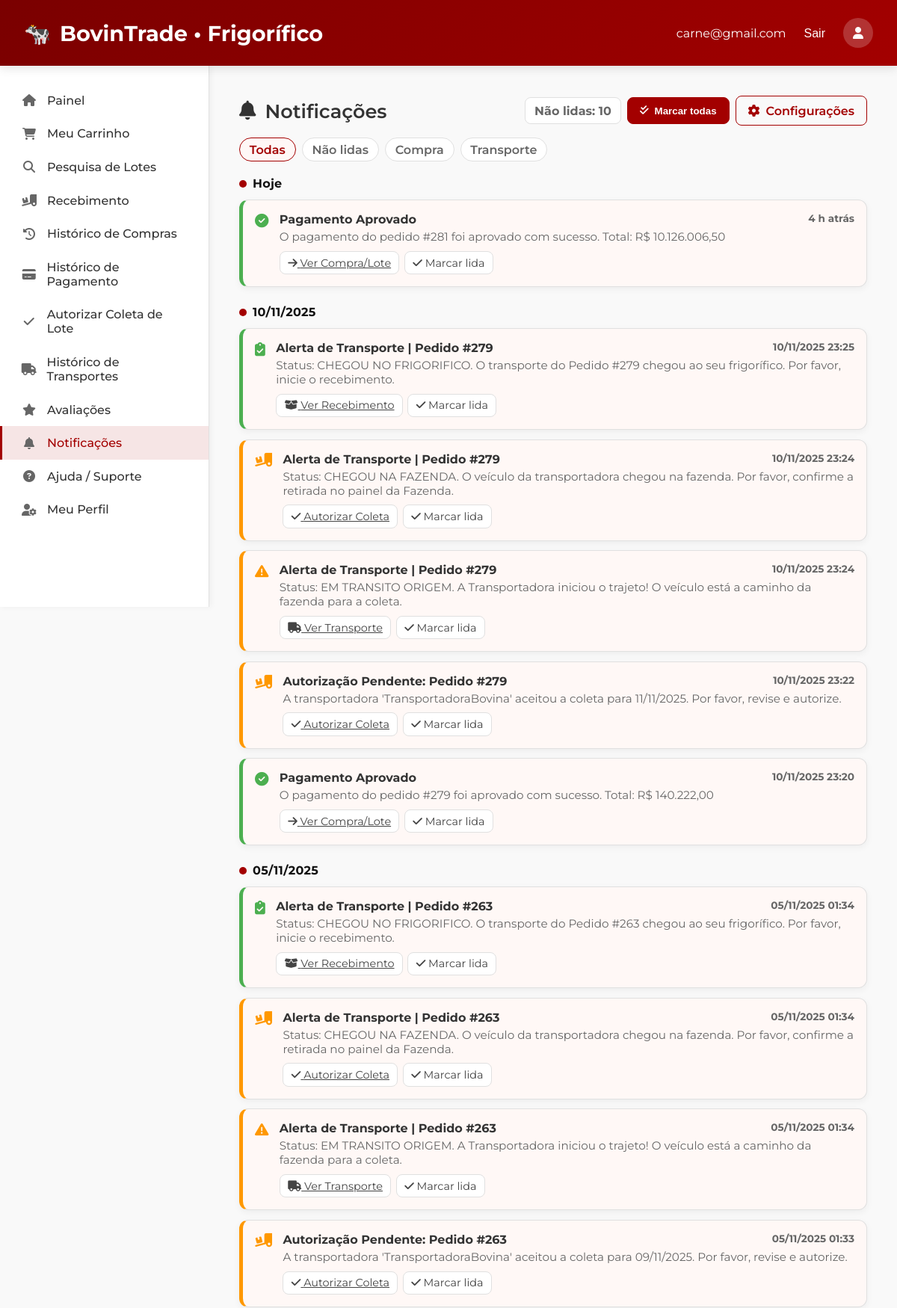
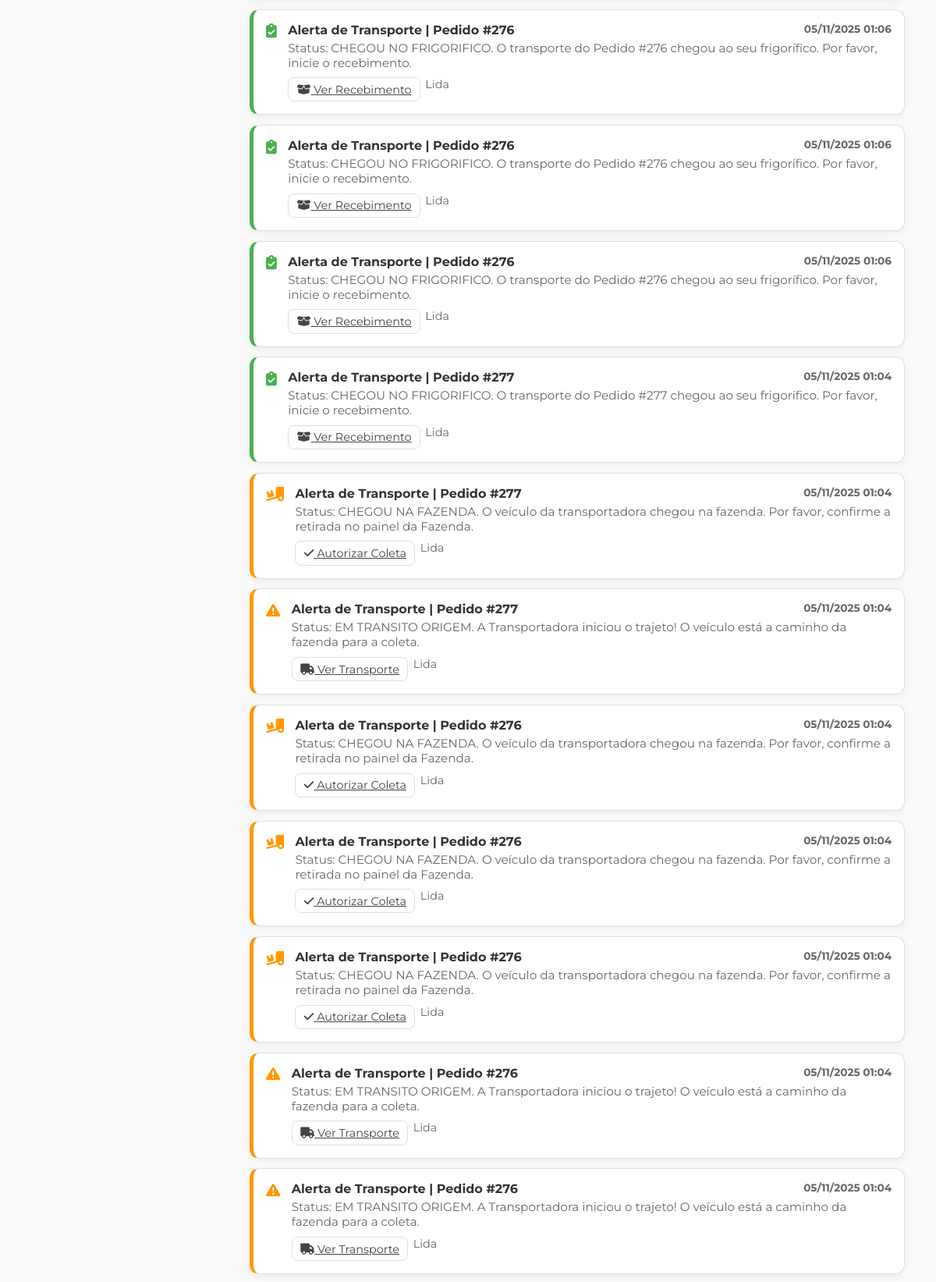
The page /notificacoes-frigorifico.php (signed in, upper part) on the database its author committed (2 pictures, top to bottom).
### tables this page shows
CREATE TABLE `notificacoes` (
  `id` bigint(20) UNSIGNED NOT NULL,
  `usuario_id` bigint(20) UNSIGNED NOT NULL,
  `tipo` varchar(64) NOT NULL,
  `titulo` varchar(160) NOT NULL,
  `mensagem` text NOT NULL,
  `dados_json` longtext DEFAULT NULL CHECK (json_valid(`dados_json`)),
  `relacionado_tabela` varchar(64) DEFAULT NULL,
  `relacionado_id` bigint(20) UNSIGNED DEFAULT NULL,
  `created_at` datetime NOT NULL DEFAULT current_timestamp(),
  `lida_em` datetime DEFAULT NULL
);

### notificacoes-frigorifico.php (the view, shortened to what this page needs)
<?php
$current_page = basename($_SERVER['PHP_SELF']);
$u = $_SESSION['usuario'];
require_once 'config.php';
function e($s){ return htmlspecialchars((string)$s, ENT_QUOTES|ENT_SUBSTITUTE, 'UTF-8'); }
$uid = (int)$u['id'];
$email = e($u['email'] ?? '');
$show = $_GET['show'] ?? 'all';
$page = max(1, (int)($_GET['page'] ?? 1));
$limit = 50;
$offset = ($page - 1) * $limit;
$groupKeyMapping = [
    'compra_venda' => 'compra',
    'compra' => 'compra',
    'transporte' => 'transporte'
];
$activeGroupKey = $groupKeyMapping[$show] ?? null;
$where = "usuario_id = ?";
$params = [$uid];
$sql = "SELECT id, tipo, titulo, mensagem, dados_json, relacionado_tabela, relacionado_id, created_at, lida_em
        FROM notificacoes WHERE $where ORDER BY created_at DESC, id DESC LIMIT $limit OFFSET $offset";
$stmt = $pdo->prepare($sql);
$stmt->execute($params);
$rows = $stmt->fetchAll(PDO::FETCH_ASSOC);
$stmtCnt = $pdo->prepare("SELECT COUNT(*) FROM notificacoes WHERE usuario_id = ? AND lida_em IS NULL");
$stmtCnt->execute([$uid]);
$unreadCount = (int)$stmtCnt->fetchColumn();
function labelDate($dt) {
    $d = substr($dt, 0, 10);
    try {
        $today = (new DateTime('now', new DateTimeZone('America/Sao_Paulo')))->format('Y-m-d');
        if ($d === $today) return 'Hoje';
        $p = DateTime::createFromFormat('Y-m-d', $d);
        return $p ? $p->format('d/m/Y') : e($d);
    } catch (Exception $e) { return e($d); }
}
function typeMeta($tipo) {
    $map = [
        'COMPRA_STATUS' => ['fa-shopping-bag', 'notification-info'], 'LOTE_DISPONIVEL' => ['fa-tag', 'notification-info'],
        'LOTE_REMOVIDO' => ['fa-trash-alt', 'notification-warning'], 'PAGAMENTO_DEVIDO' => ['fa-money-bill-wave', 'notification-warning'],
        'PAGAMENTO_RECEBIDO' => ['fa-check-circle', 'notification-success'], 'TRANSPORTE_SOLICITADO'=> ['fa-truck-loading', 'notification-warning'],
        'TRANSPORTE_ACEITO' => ['fa-truck-moving', 'notification-info'], 'TRANSPORTE_RECUSADO' => ['fa-times-circle', 'notification-danger'],
        'ENTREGA_CONFIRMADA' => ['fa-clipboard-check', 'notification-success'], 'TRANSPORTE_ALERTA' => ['fa-exclamation-triangle', 'notification-warning']
    ];
    return $map[$tipo] ?? ['fa-bell', ''];
}
$groups = []; foreach ($rows as $r) { $label = labelDate($r['created_at']); $groups[$label][] = $r; }
?>
<!DOCTYPE html>
<html lang="pt-br">
<head>
    <link rel="stylesheet" href="https://cdnjs.cloudflare.com/ajax/libs/font-awesome/6.5.2/css/all.min.css">
</head>
<body>
<header>
    <div style="display: flex; align-items: center; gap: 1rem;">
        <div class="logo">🐄 <span>BovinTrade • Frigorífico</span></div>
    </div>
    <div class="user-menu">
        <span><?= $email ?></span>
        <form action="logout.php" method="post" style="display:inline;">
            <button type="submit">Sair</button>
        </form>
        <div class="user-avatar"><i class="fas fa-user"></i></div>
    </div>
</header>
<div class="container">
  <aside class="sidebar" id="sidebar"> <ul class="sidebar-menu">
      <a href="07-painel-frigorifico.php"
         class="menu-item <?= $current_page === '07-painel-frigorifico.php' ? 'active' : '' ?>">
         <i class="fas fa-home"></i><span>Painel</span>
      </a>
      <a href="meu-carrinho.php"
         class="menu-item <?= $current_page === 'meu-carrinho.php' ? 'active' : '' ?>">
         <i class="fas fa-shopping-cart"></i><span>Meu Carrinho</span>
      </a>
      <a href="pesquisa-lotes.php"
         class="menu-item <?= $current_page === 'pesquisa-lotes.php' ? 'active' : '' ?>">
         <i class="fas fa-search"></i><span>Pesquisa de Lotes</span>
      </a>
      <a href="09-recebimento-lotes.php"
         class="menu-item <?= $current_page === '09-recebimento-lotes.php' ? 'active' : '' ?>">
         <i class="fas fa-truck-loading"></i><span>Recebimento</span>
      </a>
      <a href="10-historico-compras.php"
         class="menu-item <?= $current_page === '10-historico-compras.php' ? 'active' : '' ?>">
         <i class="fas fa-history"></i><span>Histórico de Compras</span>
      </a>
      <a href="11-historico-pagamentos.php"
         class="menu-item <?= $current_page === '11-historico-pagamentos.php' ? 'active' : '' ?>">
         <i class="fas fa-credit-card"></i><span>Histórico de Pagamento</span>
      </a>
      <a href="autorizar-coleta-frig.php"
         class="menu-item <?= $current_page === 'autorizar-coleta-frig.php' ? 'active' : '' ?>">
         <i class="fas fa-check"></i><span>Autorizar Coleta de Lote</span>
      </a>
      <a href="historico-transporte-frig.php"
         class="menu-item <?= $current_page === 'historico-transporte-frig.php' ? 'active' : '' ?>">
         <i class="fas fa-truck"></i><span>Histórico de Transportes</span>
      </a>
      <a href="12-avaliacoes.php"
         class="menu-item <?= $current_page === '12-avaliacoes.php' ? 'active' : '' ?>">
         <i class="fas fa-star"></i><span>Avaliações</span>
      </a>
      <a href="notificacoes-frigorifico.php"
         id="sidebar-notif-link"
         class="menu-item <?= $current_page === 'notificacoes-frigorifico.php' ? 'active' : '' ?>">
         <i class="fas fa-bell"></i>
         <span>Notificações</span>
      </a>
      <a href="17-ajuda.php"
         class="menu-item <?= $current_page === '17-ajuda.php' ? 'active' : '' ?>">
         <i class="fas fa-question-circle"></i><span>Ajuda / Suporte</span>
      </a>
      <a href="meu-perfil-frigorifico.php"
         class="menu-item <?= $current_page === 'meu-perfil-frigorifico.php' ? 'active' : '' ?>">
         <i class="fas fa-user-cog"></i><span>Meu Perfil</span>
      </a>
    </ul>
  </aside>
    <main class="main">
        <div class="dashboard-header">
            <h1 class="dashboard-title">
                <i class="fas fa-bell"></i> Notificações
            </h1>
            <div class="toolbar">
                <span class="counter">Não lidas: <?= $unreadCount ?></span>
                <button id="btnMarkAll" class="btn" style="<?= $unreadCount == 0 ? 'display:none;' : '' ?>">
                    <i class="fas fa-check-double"></i> Marcar todas
                </button>
                <a class="btn btn-outline" href="notificacao-preferencias.php"><i class="fas fa-cog"></i> Configurações</a>
            </div>
        </div>
        <div class="filters">
            <?php
            $tabs = [
                'all' => 'Todas', 'unread' => 'Não lidas', 'compra' => 'Compra',
                'transporte' => 'Transporte'
            ];
             $activeShowKey = $groupKeyMapping[$show] ?? $show;
            foreach ($tabs as $key => $label):
                 $urlKey = ($key === 'compra') ? 'compra_venda' : $key;
            ?>
                <a class="pill <?= $activeShowKey === $key ? 'active' : '' ?>" href="?show=<?= e($urlKey) ?>">
                    <?= e($label) ?>
                </a>
            <?php endforeach; ?>
        </div>
        <?php if (empty($rows)): ?>
            <div class="card-empty">
                 <i class="fas fa-bell-slash" style="font-size: 2rem; margin-bottom: 1rem; display: block;"></i>
                 <p>Sem notificações
                      <?php
                          if ($show === 'unread') echo 'não lidas';
                          elseif ($activeGroupKey) echo 'do tipo "' . e($tabs[$activeGroupKey] ?? $activeGroupKey) . '"';
                      ?>
                 no momento.</p>
                 <p class="hint">Os eventos novos aparecerão aqui automaticamente.</p>
            </div>
        <?php else: ?>
            <?php foreach ($groups as $dateLabel => $list): ?>
                <section class="block">
                    <h3><span class="dot"></span><?= e($dateLabel) ?></h3>
                    <div class="grid">
                        <?php foreach ($list as $n):
                            [$icon, $extraClass] = typeMeta($n['tipo']);
                            $unread = empty($n['lida_em']);
                            $cls = 'notification-card' . ($unread ? ' notification-unread' : '') . ($extraClass ? ' ' . $extraClass : '');
                            $msgBody = trim((string)$n['mensagem']);
                            $title = trim((string)$n['titulo']);
                        ?>
                            <div class="col">
                                <article class="<?= e($cls) ?>" data-id="<?= (int)$n['id'] ?>">
                                    <div class="notification-icon"><i class="fas <?= e($icon) ?>"></i></div>
                                    <div class="notification-content">
                                        <div class="notification-title">
                                            <span><?= e($title ?: 'Notificação') ?></span>
                                            <span class="notification-time" data-timestamp="<?= e($n['created_at']) ?>">
                                            </span>
                                        </div>
                                        <?php if ($msgBody !== ''): ?>
                                            <p class="notification-message"><?= nl2br(e($msgBody)) ?></p>
                                        <?php endif; ?>
                                        <div class="notification-actions">
                                            <?php
                                            switch ($n['tipo']) {
                                                case 'COMPRA_STATUS': case 'PAGAMENTO_DEVIDO': case 'PAGAMENTO_RECEBIDO': case 'LOTE_DISPONIVEL': case 'LOTE_REMOVIDO':
                                                     $refId = (int)json_decode($n['dados_json'] ?: '{}', true)['compra_id'] ?? $n['relacionado_id'] ?? 0;
                                                     $href = '10-historico-compras.php' . ($refId ? '?id=' . $refId : '');
                                                     echo '<a class="notification-btn" href="' . e($href) . '"><i class="fas fa-arrow-right"></i> Ver Compra/Lote</a>'; break;
                                                case 'TRANSPORTE_SOLICITADO':
                                                     echo '<a class="notification-btn" href="autorizar-coleta-frig.php"><i class="fas fa-check"></i> Autorizar Coleta</a>'; break;
                                                case 'ENTREGA_CONFIRMADA':
                                                     echo '<a class="notification-btn" href="09-recebimento-lotes.php?transporte_id='.e($n['relacionado_id'] ?? 0).'"><i class="fas fa-box-open"></i> Ver Recebimento</a>'; break;
                                                case 'TRANSPORTE_ACEITO': case 'TRANSPORTE_RECUSADO': case 'TRANSPORTE_ALERTA':
                                                     echo '<a class="notification-btn" href="historico-transporte-frig.php"><i class="fas fa-truck"></i> Ver Transporte</a>'; break;
                                            } ?>
                                            <?php if ($unread): ?>
                                                <button type="button" class="notification-btn btn-mark" data-id="<?= (int)$n['id'] ?>"><i class="fas fa-check"></i> Marcar lida</button>
                                            <?php else: ?>
                                                <span class="hint">Lida</span>
                                            <?php endif; ?>
                                        </div>
                                    </div>
                                </article>
                            </div>
                        <?php endforeach; ?>
                    </div>
                </section>
            <?php endforeach; ?>
        <?php endif; ?>
    </main>
</div>
</body>
</html>

### rows shown on the page
notificacoes: titulo "Pagamento Aprovado", mensagem "O pagamento do pedido #281 foi aprovado com sucesso. Total: R$ 10.126.006,50"
notificacoes: titulo "Alerta de Transporte | Pedido #279", mensagem "Status: CHEGOU NO FRIGORIFICO. O transporte do Pedido #279 chegou ao seu frigorífico. Por favor, inicie o recebimento."
notificacoes: titulo "Alerta de Transporte | Pedido #279", mensagem "Status: CHEGOU NA FAZENDA. O veículo da transportadora chegou na fazenda. Por favor, confirme a retirada no painel da Fazenda.", shows "Autorizar Coleta"
notificacoes: titulo "Alerta de Transporte | Pedido #279", mensagem "Status: EM TRANSITO ORIGEM. A Transportadora iniciou o trajeto! O veículo está a caminho da fazenda para a coleta.", shows "Ver Transporte"
notificacoes: titulo "Autorização Pendente: Pedido #279", mensagem "A transportadora 'TransportadoraBovina' aceitou a coleta para 11/11/2025. Por favor, revise e autorize.", shows "Autorizar Coleta"
notificacoes: titulo "Pagamento Aprovado", mensagem "O pagamento do pedido #279 foi aprovado com sucesso. Total: R$ 140.222,00"
notificacoes: titulo "Alerta de Transporte | Pedido #263", mensagem "Status: CHEGOU NO FRIGORIFICO. O transporte do Pedido #263 chegou ao seu frigorífico. Por favor, inicie o recebimento."
notificacoes: titulo "Alerta de Transporte | Pedido #263", mensagem "Status: CHEGOU NA FAZENDA. O veículo da transportadora chegou na fazenda. Por favor, confirme a retirada no painel da Fazenda.", shows "Autorizar Coleta"
notificacoes: titulo "Alerta de Transporte | Pedido #263", mensagem "Status: EM TRANSITO ORIGEM. A Transportadora iniciou o trajeto! O veículo está a caminho da fazenda para a coleta.", shows "Ver Transporte"
notificacoes: titulo "Autorização Pendente: Pedido #263", mensagem "A transportadora 'TransportadoraBovina' aceitou a coleta para 09/11/2025. Por favor, revise e autorize.", shows "Autorizar Coleta"
notificacoes: titulo "Alerta de Transporte | Pedido #276", mensagem "Status: CHEGOU NO FRIGORIFICO. O transporte do Pedido #276 chegou ao seu frigorífico. Por favor, inicie o recebimento.", shows "Lida"
notificacoes: titulo "Alerta de Transporte | Pedido #276", mensagem "Status: CHEGOU NO FRIGORIFICO. O transporte do Pedido #276 chegou ao seu frigorífico. Por favor, inicie o recebimento.", shows "Lida"
notificacoes: titulo "Alerta de Transporte | Pedido #276", mensagem "Status: CHEGOU NO FRIGORIFICO. O transporte do Pedido #276 chegou ao seu frigorífico. Por favor, inicie o recebimento.", shows "Lida"
notificacoes: titulo "Alerta de Transporte | Pedido #277", mensagem "Status: CHEGOU NO FRIGORIFICO. O transporte do Pedido #277 chegou ao seu frigorífico. Por favor, inicie o recebimento.", shows "Lida"
notificacoes: titulo "Alerta de Transporte | Pedido #277", mensagem "Status: CHEGOU NA FAZENDA. O veículo da transportadora chegou na fazenda. Por favor, confirme a retirada no painel da Fazenda.", shows "Autorizar Coleta", shows "Lida"
notificacoes: titulo "Alerta de Transporte | Pedido #277", mensagem "Status: EM TRANSITO ORIGEM. A Transportadora iniciou o trajeto! O veículo está a caminho da fazenda para a coleta.", shows "Ver Transporte", shows "Lida"
notificacoes: titulo "Alerta de Transporte | Pedido #276", mensagem "Status: CHEGOU NA FAZENDA. O veículo da transportadora chegou na fazenda. Por favor, confirme a retirada no painel da Fazenda.", shows "Autorizar Coleta", shows "Lida"
notificacoes: titulo "Alerta de Transporte | Pedido #276", mensagem "Status: CHEGOU NA FAZENDA. O veículo da transportadora chegou na fazenda. Por favor, confirme a retirada no painel da Fazenda.", shows "Autorizar Coleta", shows "Lida"
notificacoes: titulo "Alerta de Transporte | Pedido #276", mensagem "Status: CHEGOU NA FAZENDA. O veículo da transportadora chegou na fazenda. Por favor, confirme a retirada no painel da Fazenda.", shows "Autorizar Coleta", shows "Lida"
notificacoes: titulo "Alerta de Transporte | Pedido #276", mensagem "Status: EM TRANSITO ORIGEM. A Transportadora iniciou o trajeto! O veículo está a caminho da fazenda para a coleta.", shows "Ver Transporte", shows "Lida"
notificacoes: titulo "Alerta de Transporte | Pedido #276", mensagem "Status: EM TRANSITO ORIGEM. A Transportadora iniciou o trajeto! O veículo está a caminho da fazenda para a coleta.", shows "Ver Transporte", shows "Lida"

### other values the page prints
$email "carne@gmail.com"
$unreadCount "10"
$label "Todas"
$label "Não lidas"
$label "Compra"
$label "Transporte"
$dateLabel "Hoje"
$dateLabel "10/11/2025"
$dateLabel "05/11/2025"
